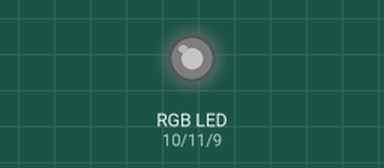
Recording of a sketch running on a simulated Arduino Uno, built with avr-gcc and run on an emulated ATmega328P. Shown: an RGB LED mixed from three pins (HIGH = lit). Dim RGB values are drawn brighter than linear.

Above: at 0.05 s.
At 1.15 s:
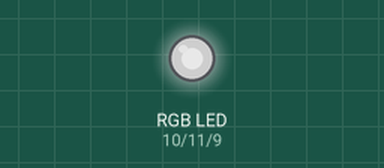
At 2.3 s:
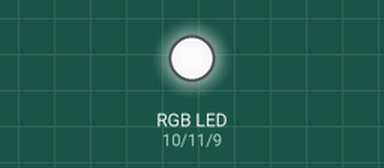
At 3.45 s:
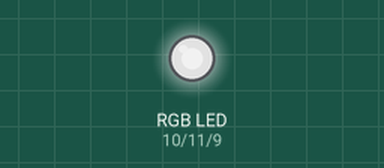
At 4.6 s:
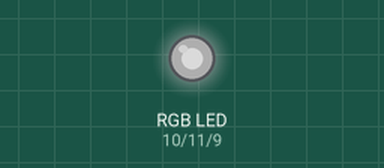
Timing chart, 0 to 6.6 s (numbered marks = the images above):
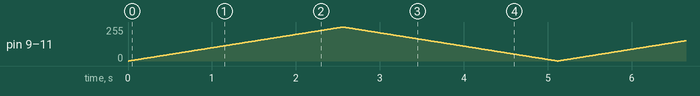

The sketch:

LED_Fade_in_out.ino
```cpp
const int led_blue = 9;
const int led_red = 10;
const int led_green = 11;
int i = 0;

void setup(){
  pinMode(led_blue, OUTPUT);
  pinMode(led_red, OUTPUT);
  pinMode(led_green, OUTPUT);
}

void loop(){
  for (i = 0; i < 255; i++){
    analogWrite(led_blue, i );
    analogWrite(led_red, i);
    analogWrite(led_green, i);
    delay(10);
  }
  for ( i = 255; i > 0; i--){
    analogWrite(led_blue, i);
    analogWrite(led_red, i);
    analogWrite(led_green, i);
    delay(10);
  }
}
```
